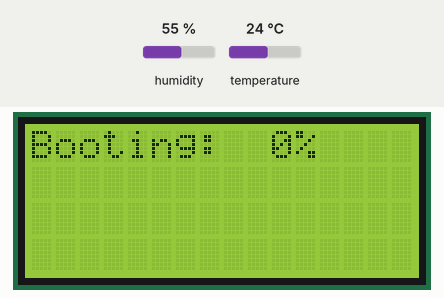
Recording of a sketch running on a simulated Arduino Uno, built with avr-gcc and run on an emulated ATmega328P. Parts: 16×4 character LCD. The inputs (shaded band) are chosen by the test bench; at power-on: humidity 55 %, temperature 24 °C.

Above: at 0.1 s.
At 1.4 s:
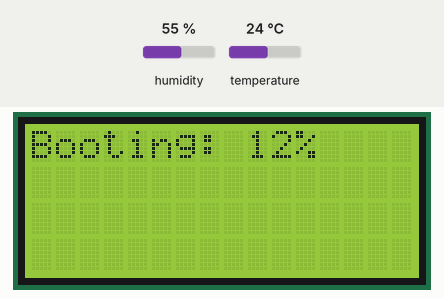
At 2.7 s:
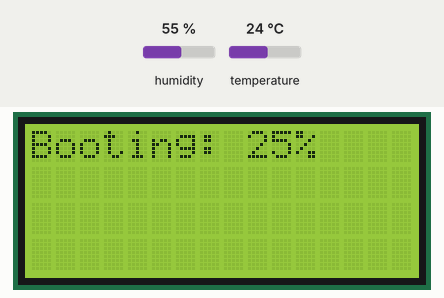
At 5.4 s:
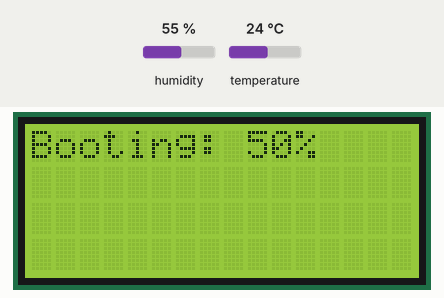
At 8.1 s:
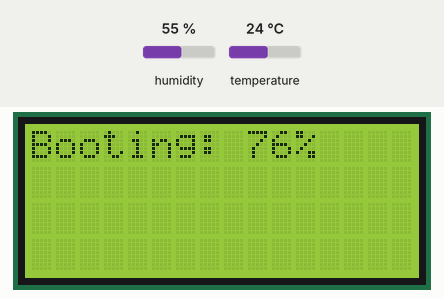
At 10.8 s:
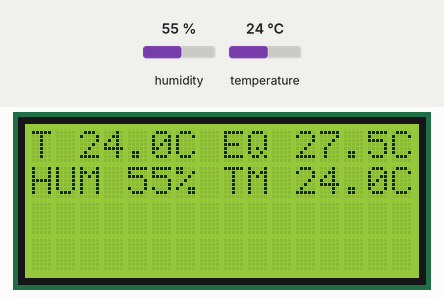

The sketch:

weather_station_indoor.ino
```cpp
#include <Wire.h> // Library for I2C communication
#include <LiquidCrystal_I2C.h> // Library for LCD
#include "DHT.h"
#define DHTPIN 2
#define DHTTYPE DHT22

DHT dht(DHTPIN, DHTTYPE);
LiquidCrystal_I2C lcd = LiquidCrystal_I2C(0x27, 16, 4); // Change to (0x27,16,2) for 16x2 LCD.
long interval = 60000;
float tempMax;
void setup() {
  myinit();
  bootscreen();
  create_interface();
}
void loop() {
  readValue();
}

void myinit()
{
  tempMax = 0;
  Serial.begin(9600);
  dht.begin();
}

void readValue()
{
  float t = dht.readTemperature();
  int h = dht.readHumidity();
  float teq =  calculate_humidex(t,h);
  int j;
  lcd.setCursor(2, 0);
  lcd.print(t);
  lcd.setCursor(6, 0);
  lcd.print("C");
  lcd.setCursor(4, 1);
  lcd.print(h);
  lcd.setCursor(6, 1);
  lcd.print("%");
  lcd.setCursor(11, 0);
  lcd.print(teq);
  lcd.setCursor(15, 0);
  lcd.print("C");
  if(t>tempMax)
  {
    tempMax = t;
  }
  lcd.setCursor(11, 1);
  lcd.print(tempMax);
  lcd.setCursor(15, 1);
  lcd.print("C");
  delay(interval);
}
void bootscreen() {
  // set up the LCD's number of columns and rows:
  lcd.begin();  // lcd 16x2
  lcd.setCursor(0,0); //set cursor to top left corner
  lcd.print("Booting:"); //print the text to the lcd

  for (int i = 0; i <= 100; i++){  // you can change the increment value here
    lcd.setCursor(8,0);
    if (i<100) lcd.print(" ");  //print a space if the percentage is < 100
    if (i<10) lcd.print(" ");  //print a space if the percentage is < 10
    lcd.print(i);
    lcd.print("%");
    delay(100);  //change the delay to change how fast the boot up screen changes
  }

  lcd.setCursor(0,0);
  // Print a message to the LCD.
  lcd.print("STAZIONE METEO");
}

void create_interface() {
  lcd.begin();  // lcd 16x2
  lcd.print("T");
  lcd.setCursor(0,1);
  lcd.print("HUM");
  lcd.setCursor(8,0);
  lcd.print("EQ");
  lcd.setCursor(8,1);
  lcd.print("TM");

}


float calculate_humidex(float temperature,float humidity) {
  float e;
  e = (6.112 * pow(10,(7.5 * temperature/(237.7 + temperature))) * humidity/100); //vapor pressure
  float humidex = temperature + 0.55555555 * (e - 10.0); //humidex
  return humidex;
}
```
